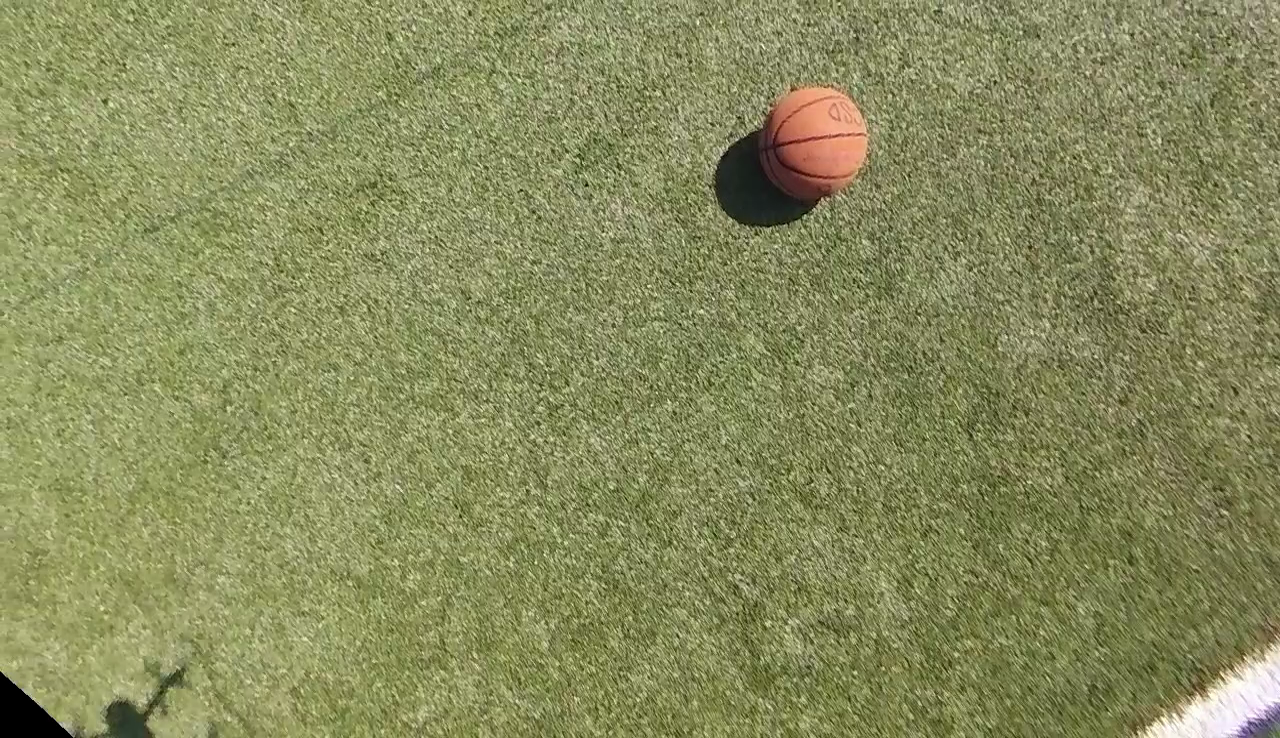
#> input picture 00001.png, 1280 x 738 px, given in place of Bebop2_19700101000150+0000.jpg, which was not available
$ python templateMatching.py   (Python 2 division)
#> lines starting #> are read from the running program, lines starting #| are printed output that depends on the picture; after the words box and inside, x2 and y2 are one past the last pixel; in counts of white or black regions, pixels touching at a corner belong together; pictures that were not available may be replaced by others from this repository, and a replacement may not be noted
### process.py
#!/usr/bin/python
import sys
import cv2
import numpy as np

# [13 lines left out: function findColor, not called in this run]

	# output = cv2.bitwise_and(frame, frame, mask = mask)

def readImage(frame):

	print 'frame shape = ',frame.shape
	print 'frame size = ', frame.size
	print 'data type = ', frame.dtype
	print 'max pixel = ', np.amax(frame)
	print 'min pixel = ', np.amin(frame)
	cv2.imshow('frame',frame)
	cv2.waitKey(0)

# [18 lines left out: functions Canny, Contour, not called in this run]

# [5 lines that do not run on import are left out]
    #readImage(frame)
    #Canny(frame)
    #Contour(frame)

### templateMatching.py
import cv2
import numpy as np
from process import readImage

#img = cv2.imread('photos/Bebop2_20170624193338+0000.jpg',0) #negative
img = cv2.imread('photos/Bebop2_19700101000150+0000.jpg',0) #positive
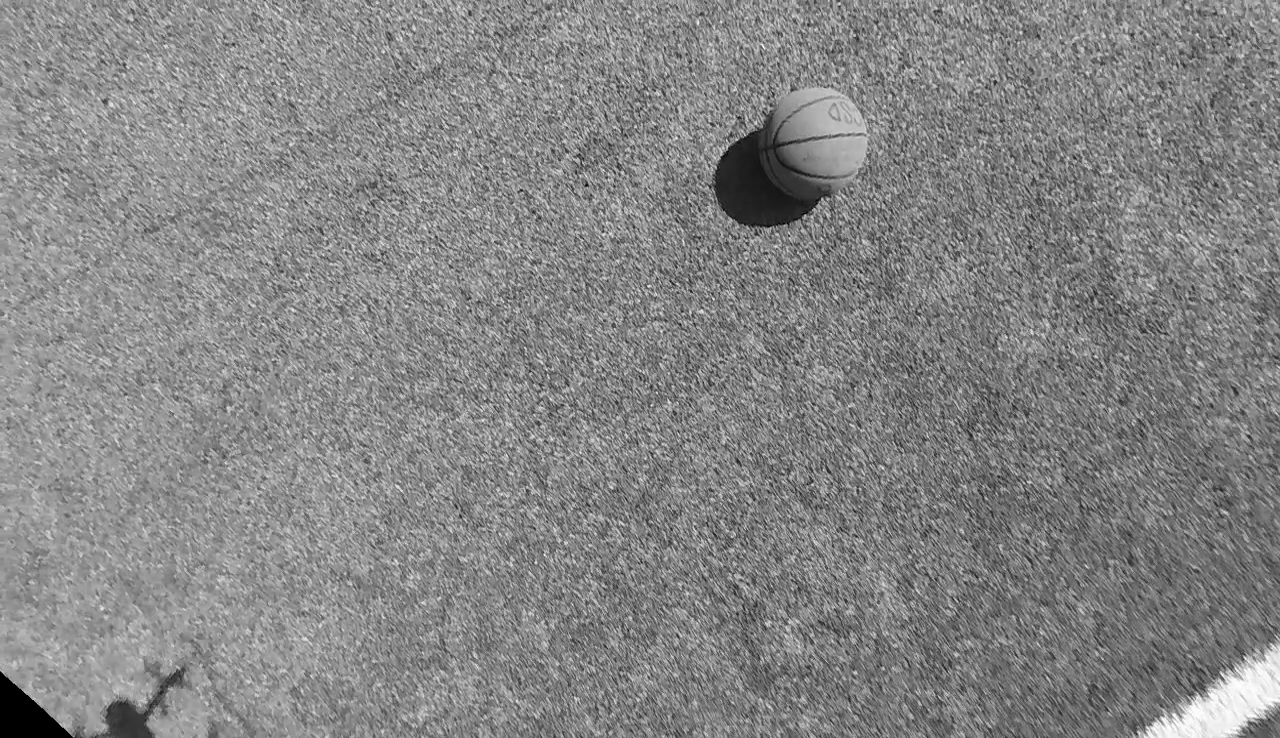
#> img: shape (738, 1280); min 0, max 255, mean 133
#img = cv2.imread('field.jpg',0)

template = cv2.imread('book.png',0)
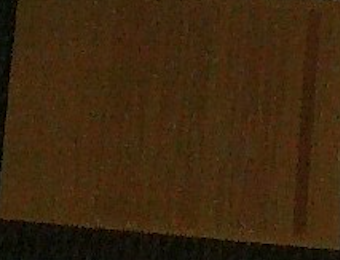
#> input picture book.png, 340 x 260 px
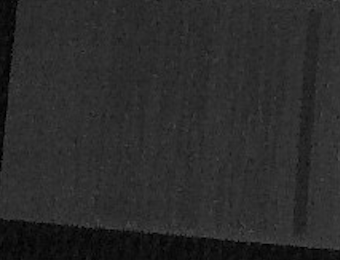
#> template: shape (260, 340); min 0, max 74, mean 42.2
w, h = template.shape[::-1]
#> w = 340; h = 260

# Apply template Matching
res = cv2.matchTemplate(img,template,cv2.TM_SQDIFF)
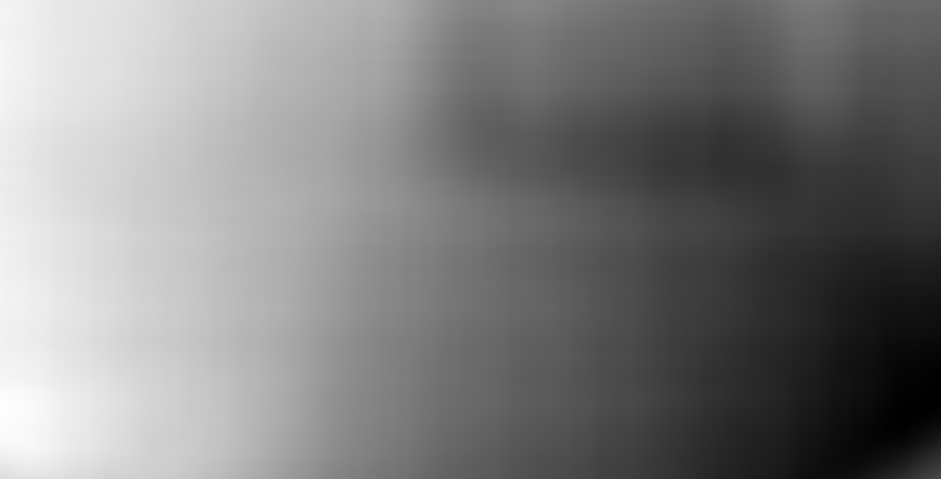
#> res: shape (479, 941) float32; min 525080320, max 1.06e+09, mean 793468032; drawn with min black and max white
min_val, max_val, min_loc, max_loc = cv2.minMaxLoc(res)
#> min_val = 525080320; max_val = 1.06e+09; min_loc = (904, 411); max_loc = (0, 410)

top_left = min_loc
#> top_left = (904, 411)

bottom_right = (top_left[0] + w, top_left[1] + h)
#> bottom_right = (1244, 671)

cv2.rectangle(img,top_left, bottom_right, 255, 2)
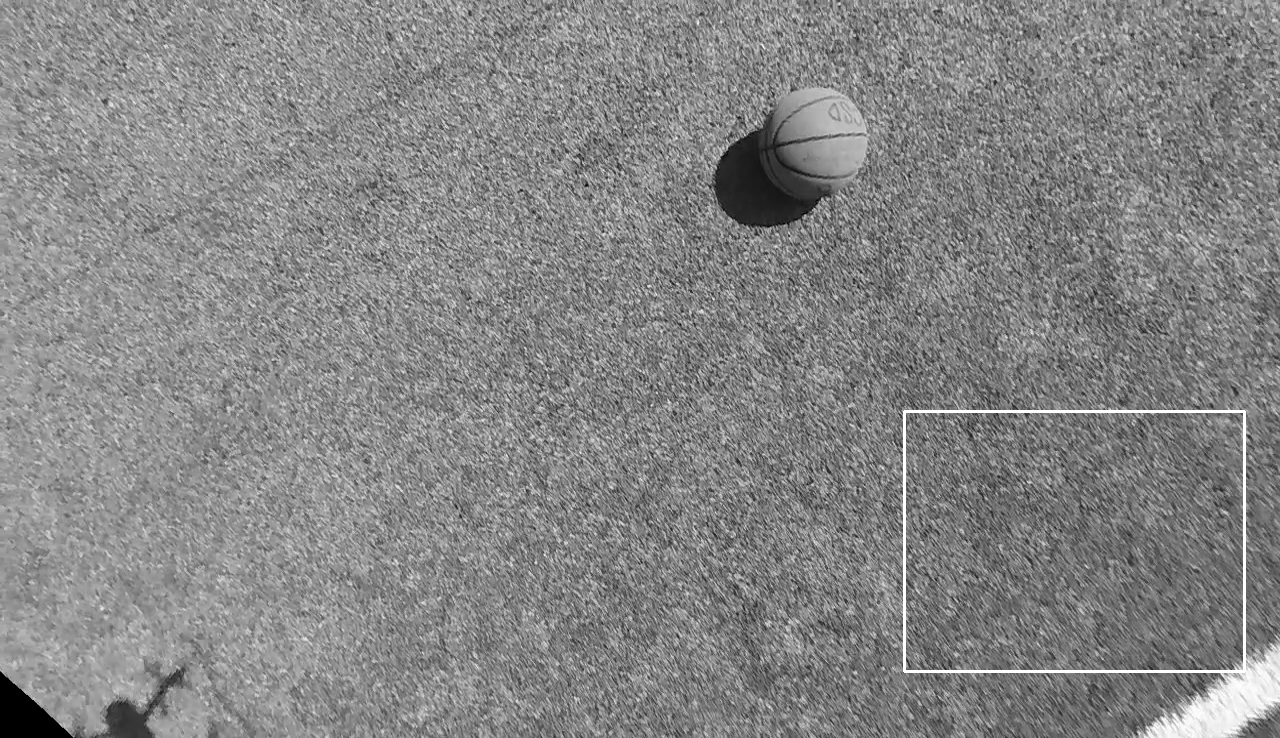
#> img: shape (738, 1280); 0.38% of pixels changed, all inside (x1, y1, x2, y2) = (903, 410, 1246, 673)
print top_left
#| (904, 411)
print bottom_right
#| (1244, 671)
res = res.astype(np.uint8)
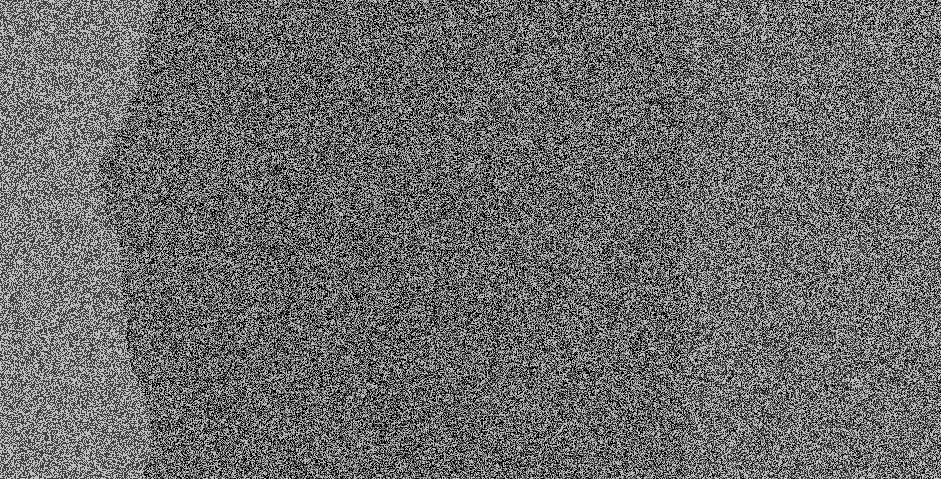
#> res: shape (479, 941); min 0, max 192, mean 106.7
readImage(res)
#| frame shape =  (479, 941)
#| frame size =  450739
#| data type =  uint8
#| max pixel =  192
#| min pixel =  0
a1 = np.where(res>230)
#> a1 = (empty array, empty array)
print len(a1[0])
#| 0

# cv2.imshow('output',img)
# cv2.waitKey(0)
